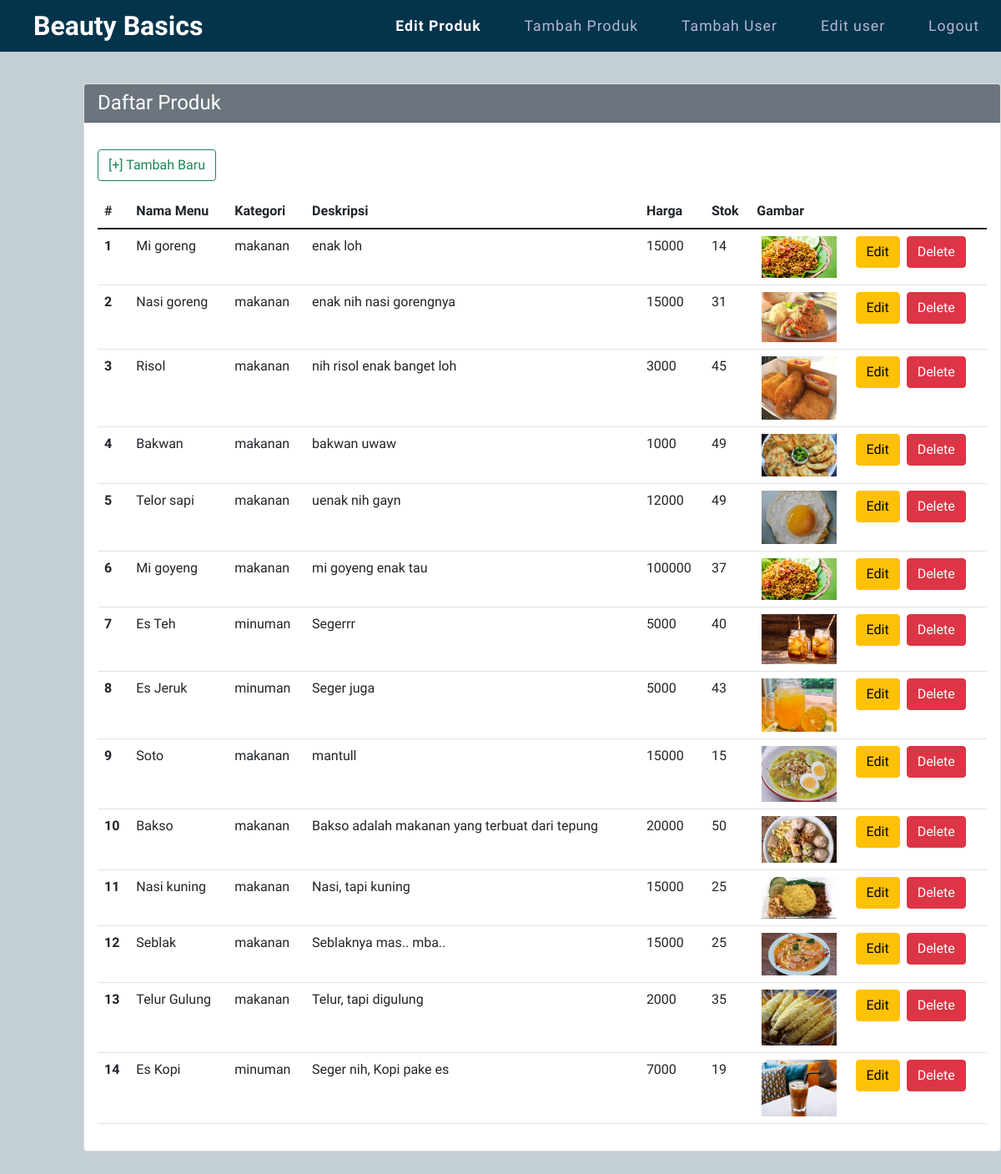
/output-menu.php (signed in), run on the app's committed database.
### tables this page shows
CREATE TABLE `menu` (
  `id` int(11) NOT NULL,
  `nama_produk` varchar(255) NOT NULL,
  `kategori` varchar(255) NOT NULL,
  `deskripsi_produk` varchar(255) NOT NULL,
  `harga_produk` int(11) NOT NULL,
  `stok` int(11) NOT NULL,
  `gambar` varchar(255) NOT NULL
);

### output-menu.php (the view, shortened to what this page needs)
<?php
include("foradmin.php");
?>
<!DOCTYPE html>
<html lang="en">
<head>
    <link href="https://cdn.jsdelivr.net/npm/bootstrap@5.1.3/dist/css/bootstrap.min.css" rel="stylesheet">
    <link rel="stylesheet" href="style2.css">
</head>
<body>
    <header>
        <a href="index.php" class="logo">Beauty Basics</a>
        <ul class="navigasi">
            <li><a class="nav-item nav-link active" href="output-menu.php" style="color: white; font-weight: 600;">Edit Produk</a></li>
            <li><a class="nav-item nav-link active" href="tambah-produk.php">Tambah Produk</a></li>
            <li><a class="nav-item nav-link active" href="tambah-user.php">Tambah User</a></li>
            <li><a class="nav-item nav-link active" href="user-edit.php">Edit user</a></li>
            <li><a class="nav-item nav-link active" href="logout.php">Logout</a></li>
        </ul>
    </header>
    <div class="banner">
        <div class="mx-auto" style="width: 1100px;">
            <div class="card">
                <h4 class="card-header text-white bg-secondary">Daftar Produk</h4>
                <div class="card-body">
                    <nav>
                        <a href="tambah-produk.php"><button class="btn btn-outline-success me-2 my-3" type="button">[+] Tambah Baru</button></a>
                    </nav>
                    <table class="table">
                        <thead>
                            <tr>
                                <th scope="col">#</th>
                                <th scope="col">Nama Menu</th>
                                <th scope="col">Kategori</th>
                                <th scope="col">Deskripsi</th>
                                <th scope="col">Harga</th>
                                <th scope="col">Stok</th>
                                <th scope="col">Gambar</th>
                                <th scope="col"> </th>
                            </tr>
                        <tbody>
                            <?php
                            $sql        = "SELECT *FROM menu";
                            $query      = mysqli_query($koneksi, $sql);
                            $urut       = 1;
                            while ($menu = mysqli_fetch_assoc($query)) {
                                $id                 = $menu['id'];
                                $nama_produk        = $menu['nama_produk'];
                                $kategori           = $menu['kategori'];
                                $deskripsi_produk   = $menu['deskripsi_produk'];
                                $harga_produk       = $menu['harga_produk'];
                                $stok               = $menu['stok'];
                                $gambar             = $menu['gambar'];
                            ?>
                                <tr>
                                    <th scope="row"><?php echo $urut++ ?></th>
                                    <td scope="row"><?php echo $nama_produk ?></td>
                                    <td scope="row"><?php echo $kategori ?></td>
                                    <td scope="row"><?php echo $deskripsi_produk ?></td>
                                    <td scope="row"><?php echo $harga_produk ?></td>
                                    <td scope="row"><?php echo $stok ?></td>
                                    <td style="text-align: center;"><img src="uploads/<?php echo $gambar ?>" style="width: 90px;"></td>
                                    <td scope="row">
                                        <a href="edit-menu.php?id=<?php echo $id ?>"><button type="button" class="btn btn-warning">Edit</button></a>
                                        <a href="hapus-produk.php?id=<?php echo $id ?>" onclick="return confirm('Yakin mau delete data?')"><button type="button" class="btn btn-danger ms-1">Delete</button></a>
                                    </td>
                                </tr>
                            <?php
                            }
                            ?>
                        </tbody>
                        </thead>
                    </table>
                </div>
            </div>
        </div>
    </div>
</body>
</html>

### style2.css (style rules this page uses)
.mx-auto { width: 1000px; }
* { margin: 0; padding: 0; box-sizing: border-box; font-family: 'Palanquin Dark', sans-serif; }
header { position: absolute; width: 100%; display: flex; justify-content: space-between; align-items: center; padding: 10 px 100px; z-index: 10; background: #04344c; }
.logo { position: relative; right: 60px; font-size: 2em; color: #fff; text-decoration: none; font-weight: 600; padding-left: 100px; }
.navigasi { display: flex; justify-content: center; flex-wrap: wrap; margin: 10px 0; }
.navigasi li { list-style: none; margin: 0 10px; }
.navigasi li a { color: #b5b8d1; font-size: 1.1em; text-decoration: none; font-weight: 500; letter-spacing: 1px; }
.banner { background: #c4cfd4; padding: 100px 100px 50px; min-height: 100vh; }

### data on the page
menu: nama_produk "Mi goreng", kategori "makanan", deskripsi_produk "enak loh", harga_produk "15000", stok "14", gambar (picture)
menu: nama_produk "Nasi goreng", kategori "makanan", deskripsi_produk "enak nih nasi gorengnya", harga_produk "15000", stok "31", gambar (picture)
menu: nama_produk "Risol", kategori "makanan", deskripsi_produk "nih risol enak banget loh", harga_produk "3000", stok "45", gambar (picture)
menu: nama_produk "Bakwan", kategori "makanan", deskripsi_produk "bakwan uwaw", harga_produk "1000", stok "49", gambar (picture)
menu: nama_produk "Telor sapi", kategori "makanan", deskripsi_produk "uenak nih gayn", harga_produk "12000", stok "49", gambar (picture)
menu: nama_produk "Mi goyeng", kategori "makanan", deskripsi_produk "mi goyeng enak tau", harga_produk "100000", stok "37", gambar (picture)
menu: nama_produk "Es Teh", kategori "minuman", deskripsi_produk "Segerrr", harga_produk "5000", stok "40", gambar (picture)
menu: nama_produk "Es Jeruk", kategori "minuman", deskripsi_produk "Seger juga", harga_produk "5000", stok "43", gambar (picture)
menu: nama_produk "Soto", kategori "makanan", deskripsi_produk "mantull", harga_produk "15000", stok "15", gambar (picture)
menu: nama_produk "Bakso", kategori "makanan", deskripsi_produk "Bakso adalah makanan yang terbuat dari tepung", harga_produk "20000", stok "50", gambar (picture)
menu: nama_produk "Nasi kuning", kategori "makanan", deskripsi_produk "Nasi, tapi kuning", harga_produk "15000", stok "25", gambar (picture)
menu: nama_produk "Seblak", kategori "makanan", deskripsi_produk "Seblaknya mas.. mba..", harga_produk "15000", stok "25", gambar (picture)
menu: nama_produk "Telur Gulung", kategori "makanan", deskripsi_produk "Telur, tapi digulung", harga_produk "2000", stok "35", gambar (picture)
menu: nama_produk "Es Kopi", kategori "minuman", deskripsi_produk "Seger nih, Kopi pake es", harga_produk "7000", stok "19", gambar (picture)
